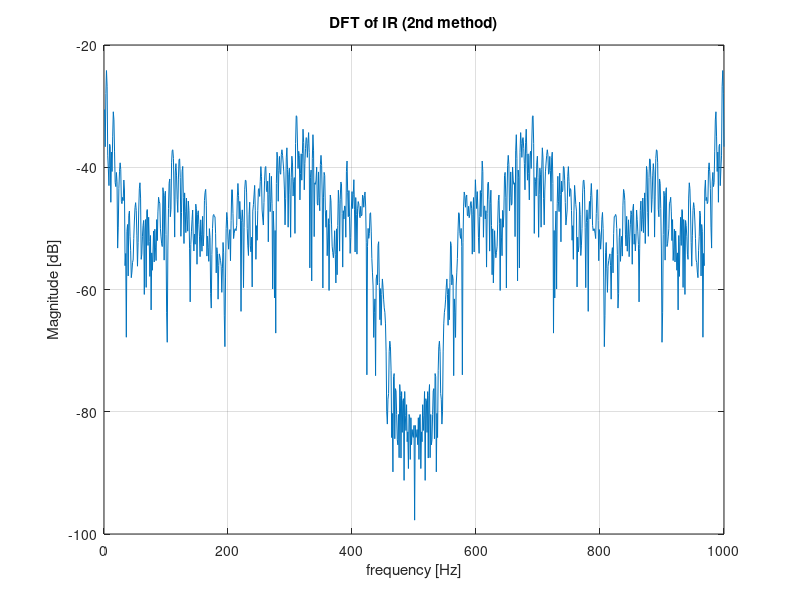

The MATLAB script that drew this image: (Note: this script raises an error after producing the figure.)
%%% Milestone 2b %%%

% Exercise session 4: DMT-OFDM transmission scheme.
% QAM- and OFDM-modulation. On-off bit loading.

clear all;
close all;
load('IRest.mat')
channel_IR = h;

% Constants for OFDM/QAM
Nq=6; %QAM constellation size, max 6
prefix_value = length(h)+1; %prefix value needs to be longer than IR
SNR=20; %Signal to noise ratio
L=10; %channel order
N=1e3; %DFT size, N must be even
N_kept = 20; %Nr of frequency bins used for exercise 4.3
             %Smaller N_kept gives lower BER but longer transmission time
eq = fft(h,N); %scaling/equalization factor

%plotting DFT of impulse response
fourier_sig = mag2db(abs(eq));
plot(fourier_sig);
title('DFT of IR (2nd method)');
xlabel('frequency [Hz]');
ylabel('Magnitude [dB]');
grid on

%Listing the N_kept best (highest value) frequency bins
[sorted_arry,index_array] = sort(abs(eq(1:N/2)),'descend');
new_index_array = index_array(1:N_kept);
new_index_array = sort(new_index_array,'ascend');

% Convert BMP image to bitstream
[bitStream, imageData, colorMap, imageSize, bitsPerPixel] = imagetobitstream('image.bmp');

% QAM modulation
qamStream = qam_mod_2(Nq,bitStream,'bin',true);

% Check remainder of qamstream length and packet size in OFDM modulation
remainder = mod(length(qamStream),(N/2 -1));
remainder_on_off = mod(length(qamStream),(N_kept));

% OFDM modulation
ofdmStream = ofdm_mod(qamStream,N,true,prefix_value,remainder); 
ofdmStream_on_off = ofdm_mod_on_off(qamStream,N,true,prefix_value,remainder_on_off,new_index_array); 

% Channel with true impulse response 
rxOfdmStream = filter(h,1,ofdmStream);
rxOfdmStream_on_off = filter(h,1,ofdmStream_on_off);

% Adding white noise
rxOfdmStream = awgn(rxOfdmStream, SNR, 'measured');
rxOfdmStream_on_off  = awgn(rxOfdmStream_on_off , SNR, 'measured');

% OFDM demodulation + equalization
rxQamStream = ofdm_demod(rxOfdmStream,N,true,prefix_value,remainder,eq);
rxQamStream_on_off = ofdm_demod_on_off(rxOfdmStream_on_off,N,true,prefix_value,remainder_on_off,eq,new_index_array);

% QAM demodulation
rxBitStream = qam_demod(rxQamStream,Nq,'bin',true);
rxBitStream_on_off = qam_demod(rxQamStream_on_off,Nq,'bin',true);

% Compute BER
[berTransmission] = ber(bitStream,rxBitStream);
[berTransmission_on_off] = ber(bitStream,rxBitStream_on_off);

% Construct image from bitstream
imageRx = bitstreamtoimage(rxBitStream, imageSize, bitsPerPixel);
imageRx_on_off = bitstreamtoimage(rxBitStream_on_off, imageSize, bitsPerPixel);

% Plot images for regular transmission
figure
subplot(2,1,1); colormap(colorMap); image(imageData); axis image; title('Original image'); drawnow;
subplot(2,1,2); colormap(colorMap); image(imageRx); axis image; title(['Received image']); drawnow;

% Plot images for ON OFF bit loading
figure
subplot(2,1,1); colormap(colorMap); image(imageData); axis image; title('Original image ON OFF bit loading'); drawnow;
subplot(2,1,2); colormap(colorMap); image(imageRx_on_off); axis image; title('Received image ON OFF bit loading'); drawnow;